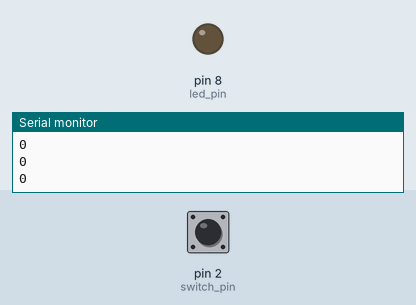
Recording of a sketch running on a simulated Arduino Uno, built with avr-gcc and run on an emulated ATmega328P. Shown: output pins drawn as LEDs (lit = HIGH), the last lines printed to the serial monitor. Inputs (shaded band) come from the test bench; at power-on: pin 2 (switch_pin) HIGH.

Above: at 1.3 s.
1.4 s: pin 2 (switch_pin) pulled LOW for 0.3 s
At 1.62 s:
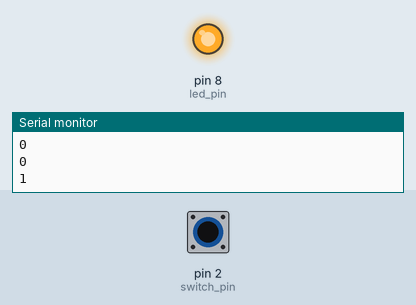
3.2 s: pin 2 (switch_pin) pulled LOW for 3.2 s
At 7.5 s:
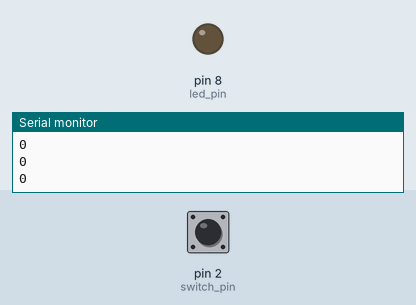
Timing chart, 0 to 9.0 s (numbered marks = the images above; inputs shaded):
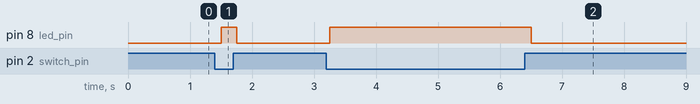

The sketch:

listing_2-3.ino
```cpp
// set a global variable for the pin of the switch
int switch_pin = 2;
// set a global variable for the pin of the LED
int led_pin = 8;

void setup() {
  // initialize the switch pin as input with the internal pull-up resistor
  pinMode(switch_pin, INPUT_PULLUP);
  // initialize the LED pin as output
  pinMode(led_pin, OUTPUT);

  // start the serial communication so we can see the readings in our computer
  Serial.begin(9600);
}

void loop() {
  // store the state of the switch to a variable
  int switch_state = !digitalRead(switch_pin);

  // write the reading of the switch to the LED
  digitalWrite(led_pin, switch_state);

  // print the variable to the Serial Monitor
  Serial.println(switch_state);

  // short delay so that we don't receive massive data
  delay(250);
}
```

Measured:
- after the input at 1.4 s, pin 8 (led_pin): LOW → HIGH after 0.10 s, → LOW 0.25 s later
- after the input at 3.2 s, pin 8 (led_pin): LOW → HIGH after 0.05 s, → LOW 3.3 s later
